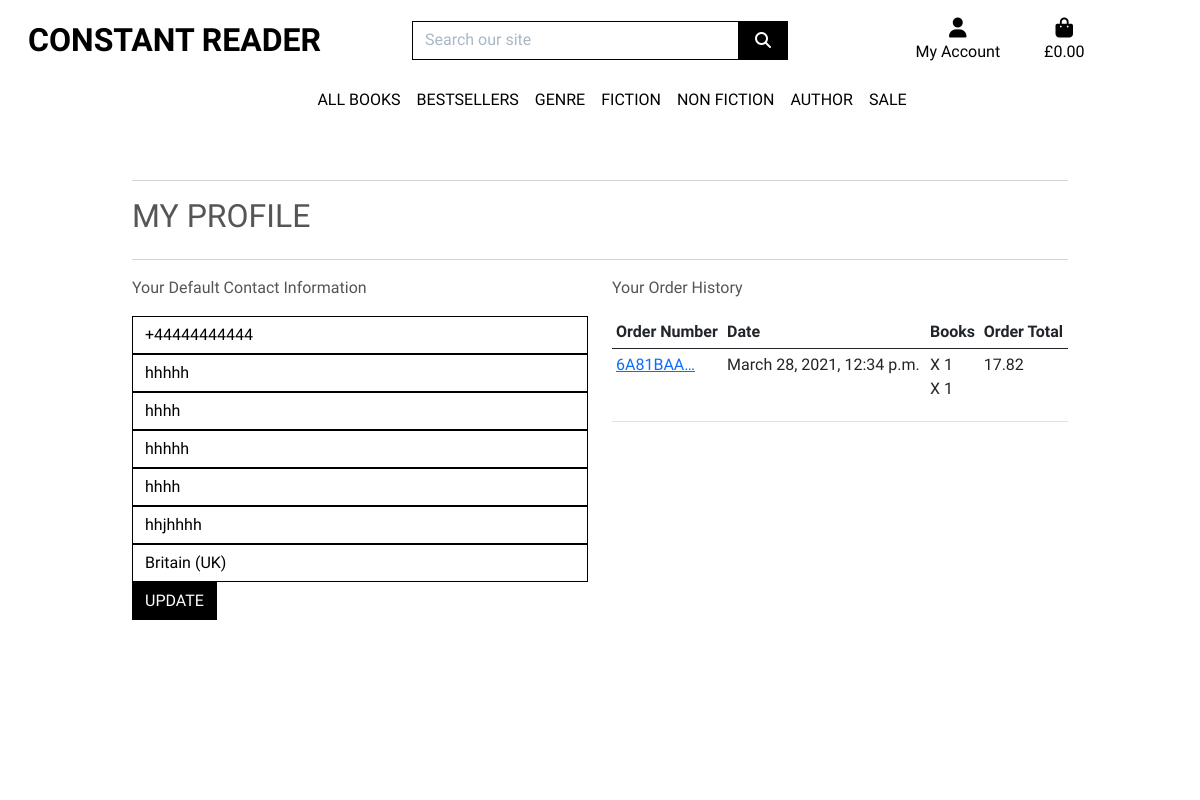
The page /profile/ (signed in) on the database as committed earlier.
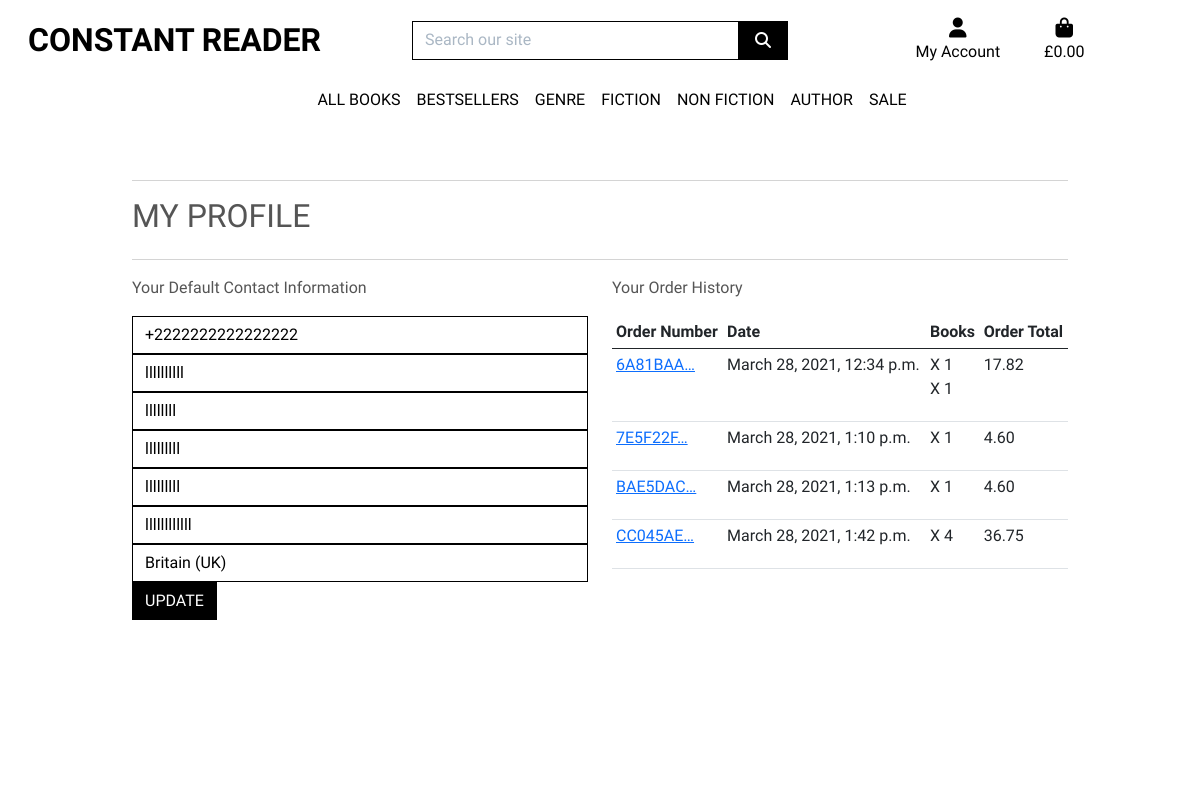
The same page on the database as committed later.
### profiles/models.py (models this page shows, shortened)
class UserProfile(models.Model):
    user = models.OneToOneField(User, on_delete=models.CASCADE)
    default_phone_number = models.CharField(max_length=20, null=True, blank=True)
    default_street_address1 = models.CharField(max_length=80, null=True, blank=True)
    default_street_address2 = models.CharField(max_length=80, null=True, blank=True)
    default_town_or_city = models.CharField(max_length=40, null=True, blank=True)
    default_county = models.CharField(max_length=80, null=True, blank=True)
    default_postcode = models.CharField(max_length=20, null=True, blank=True)
    default_country = CountryField(blank_label='Country', null=True, blank=True)

### checkout/models.py (models this page shows, shortened)
class Order(models.Model):
    order_number = models.CharField(max_length=32, null=False, editable=False)
    user_profile = models.ForeignKey(UserProfile, on_delete=models.SET_NULL,
                                    null=True, blank=True, related_name='orders')
    full_name = models.CharField(max_length=50, null=False, blank=False)
    email = models.EmailField(max_length=254, null=False, blank=False)
    phone_number = models.CharField(max_length=20, null=False, blank=False)
    country = CountryField(blank_label='Country *', null=False, blank=False)
    postcode = models.CharField(max_length=20, null=True, blank=True)
    town_or_city = models.CharField(max_length=40, null=False, blank=False)
    street_address1 = models.CharField(max_length=80, null=False, blank=False)
    street_address2 = models.CharField(max_length=80, null=True, blank=True)
    county = models.CharField(max_length=80, null=True, blank=True)
    date = models.DateTimeField(auto_now_add=True)
    delivery_cost = models.DecimalField(max_digits=6, decimal_places=2, null=False, default=0)
    order_total = models.DecimalField(max_digits=10, decimal_places=2, null=False, default=0)
    grand_total = models.DecimalField(max_digits=10, decimal_places=2, null=False, default=0)
    original_bag = models.TextField(null=False, blank=False, default='')
    stripe_pid = models.CharField(max_length=254, null=False, blank=False, default='')

class OrderLineItem(models.Model):
    order = models.ForeignKey(Order, null=False, blank=False, on_delete=models.CASCADE, related_name='lineitems')
    book = models.ForeignKey(Books, null=False, blank=False, on_delete=models.CASCADE)
    quantity = models.IntegerField(null=False, blank=False, default=0)
    lineitem_total = models.DecimalField(max_digits=6, decimal_places=2, null=False, blank=False, editable=False)

### profiles/views.py (the view)
# urls.py: path('profile/', include('profiles.urls')),
def profile(request):
    profile = get_object_or_404(UserProfile, user=request.user)
    if request.method == 'POST':
        form = UserProfileForm(request.POST, instance=profile)
        if form.is_valid():
            form.save()
            messages.success(request, 'Profile Updated!')
    form = UserProfileForm(instance=profile)
    orders = profile.orders.all()
    template = 'profiles/profile.html'
    context = {
        'form': form,
        'orders': orders,
    }
    return render(request, template, context)

### profiles/forms.py
class UserProfileForm(forms.ModelForm):
    class Meta:
        model = UserProfile
        exclude = ('user',)
    def __init__(self, *args, **kwargs):
        super().__init__(*args, **kwargs)
        placeholders = {
            'default_phone_number': 'Phone Number',
            'default_postcode': 'Postal Code',
            'default_town_or_city': 'Town or City',
            'default_street_address1': 'Street Address 1',
            'default_street_address2': 'Street Address 2',
            'default_county': 'Countym State or Locality',
        }
        self.fields['default_phone_number'].widget.attrs['autofocus'] = True
        for field in self.fields:
            if field != 'default_country':
                if self.fields[field].required:
                    placeholder = f'{placeholders[field]} *'
                else:
                    placeholder = placeholders[field]
                self.fields[field].widget.attrs['placeholder'] = placeholder
            self.fields[field].widget.attrs['class'] = 'border-black rounded-0 profile-form-input'
            self.fields[field].label = False

### profiles/templates/profiles/profile.html (shortened to what this page needs)
{% extends "base.html" %}
{% load static %}
{% block extra_css %}
<link rel="stylesheet" href="{% static 'profiles/css/profile.css' %}">
{% endblock %}
{% block page_header %}
<div class="container header-container">
</div>
{% endblock %}
{% block content %}
<div class="overlay"></div>
<div class="container">
    <div class="row">
        <div class="col">
            <hr>
            <h2 class="logo-font mb-4">My Profile</h2>
            <hr>
        </div>
    </div>
    <div class="row">
        <div class="col-12 col-lg-6">
            <p>Your Default Contact Information</p>
            <form class="mt-3" action="{% url 'profile' %}" method="POST" id="profile-update-form">
                {{ form|crispy }}
                <button class="btn btn-black rounded-0 text-uppercase float-right">Update</button>
            </form>
        </div>
        <div class="col-12 col-lg-6">
            <p>Your Order History</p>
            <div class="order-history table-responsive">
                <table class="table table-sm">
                    <thead>
                        <tr>
                            <th>Order Number</th>
                            <th>Date</th>
                            <th>Books</th>
                            <th>Order Total</th>
                        </tr>
                    </thead>
                    <tbody>
                        {% for order in orders %}
                            <tr>
                                <td>
                                    <a href="{% url 'order_history' order.order_number %}"
                                    title="{{ order.order_number }}">
                                        {{ order.order_number|truncatechars:8 }}</a>
                                </td>
                                <td>{{ order.date }}</td>
                                <td>
                                    <ul class="list-unstyled">
                                        {% for item in order.lineitems.all %}
                                            <li>{{ item.books.title }} X {{ item.quantity }}</li>
                                        {% endfor %}
                                    </ul>
                                </td>
                                <td>{{ order.grand_total }}</td>
                            </tr>
                        {% endfor %}
                    </tbody>
                </table>
            </div>
        </div>
    </div>
{% endblock %}

Rows that differ between the two databases and show on the page:
changed UserProfile "Britain (UK)": default_phone_number "+44444444444" → "+2222222222222222"; default_street_address1 "hhhhh" → "llllllllll"; default_street_address2 "hhhh" → "llllllll"; default_town_or_city "hhhhh" → "lllllllll"; default_county "hhhh" → "lllllllll"; default_postcode "hhjhhhh" → "llllllllllll"
added Order: order_number "7E5F22F…", date "March 28, 2021, 1:10 p.m.", grand_total "4.60"
added OrderLineItem: quantity "1", shown under "7E5F22F…"
added Order: order_number "BAE5DAC…", date "March 28, 2021, 1:13 p.m.", grand_total "4.60"
added OrderLineItem: quantity "1", shown under "BAE5DAC…"
added Order: order_number "CC045AE…", date "March 28, 2021, 1:42 p.m.", grand_total "36.75"
added OrderLineItem: quantity "4", shown under "CC045AE…"
